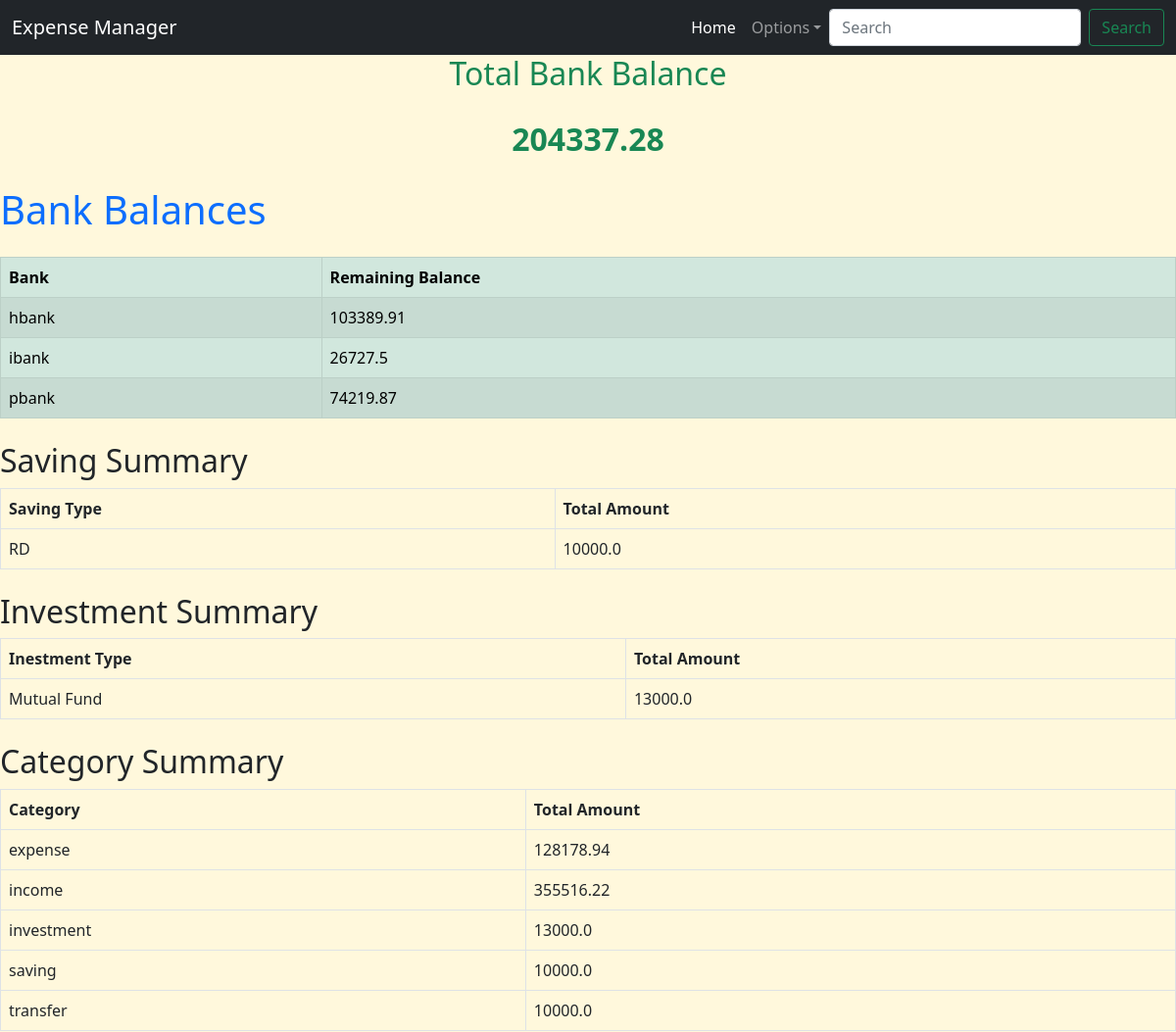
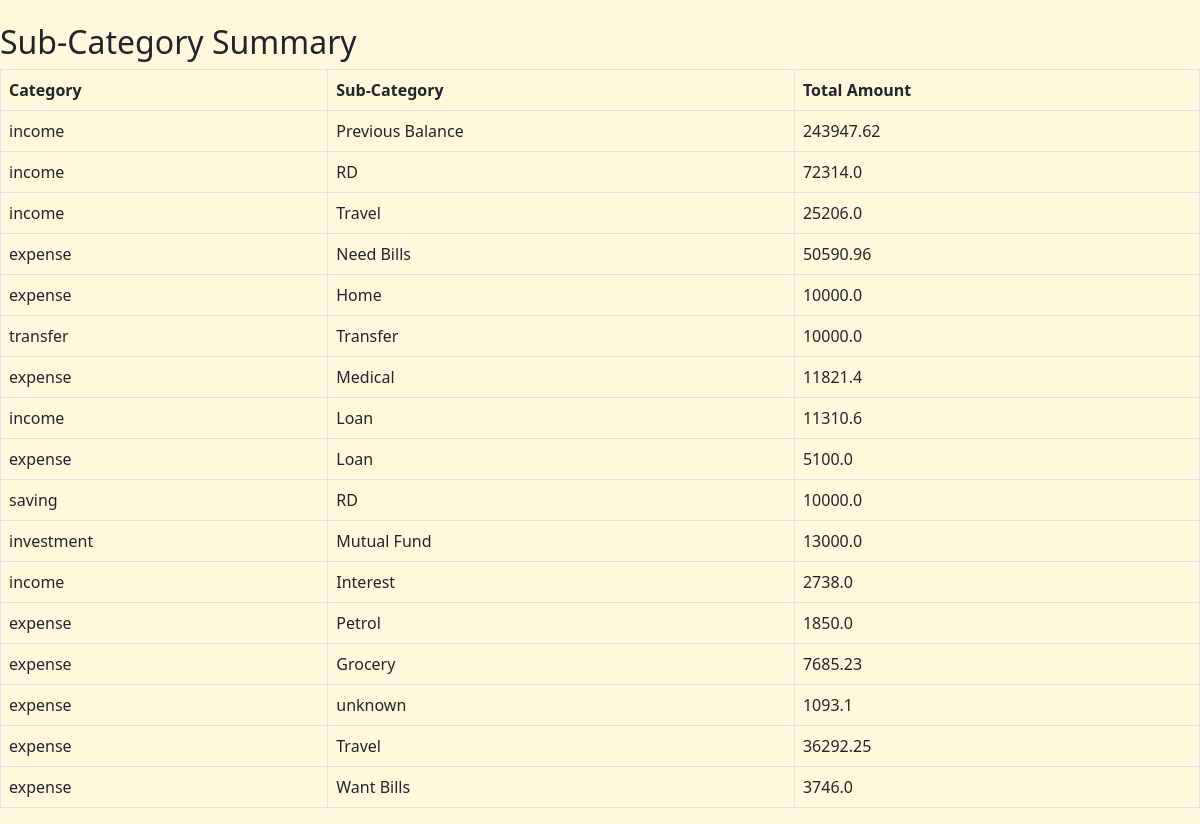
Page /summary on the committed database (2 pictures, top to bottom).
### app.py (models this page shows)
class IncomeExpenseManager(db.Model):
    id = db.Column(db.Integer, primary_key=True)
    date = db.Column(db.Date, nullable=False)
    from_bank = db.Column(db.String(10), nullable=True)
    to_bank = db.Column(db.String(10), nullable=True)
    category = db.Column(db.String(20), nullable=False)
    sub_category = db.Column(db.String(50), nullable=False)
    description = db.Column(db.String(100), nullable=False)
    amount = db.Column(db.Float, nullable=False)

### app.py (the view)
@app.route('/summary')
def category_summary():
    category_summary = db.session.query(IncomeExpenseManager.category, db.func.sum(IncomeExpenseManager.amount).label('total_amount')).group_by(IncomeExpenseManager.category).all()
    sub_category_summary = db.session.query(IncomeExpenseManager.category, IncomeExpenseManager.sub_category, db.func.sum(IncomeExpenseManager.amount).label('total_amount')).group_by(IncomeExpenseManager.category, IncomeExpenseManager.sub_category).order_by(IncomeExpenseManager.amount.label('total_amount').desc()).all()
    from_bank_summary = db.session.query(IncomeExpenseManager.from_bank, db.func.sum(IncomeExpenseManager.amount).label('balance')).filter(IncomeExpenseManager.from_bank.isnot(None)).group_by(IncomeExpenseManager.from_bank).all()
    to_bank_summary = db.session.query(IncomeExpenseManager.to_bank, db.func.sum(IncomeExpenseManager.amount).label('balance')).filter(IncomeExpenseManager.to_bank.isnot(None)).group_by(IncomeExpenseManager.to_bank).all()
    saving_summary = db.session.query(IncomeExpenseManager.sub_category, db.func.sum(IncomeExpenseManager.amount).label('total_amount')).filter(IncomeExpenseManager.category == 'saving').group_by(IncomeExpenseManager.sub_category).all()
    invest_summary = db.session.query(IncomeExpenseManager.sub_category, db.func.sum(IncomeExpenseManager.amount).label('total_amount')).filter(IncomeExpenseManager.category == 'investment').group_by(IncomeExpenseManager.sub_category).all()
    bank_balances = {}
    for bank, balance in from_bank_summary:
        bank_balances[bank] = bank_balances.get(bank, 0) - balance  # removed - above in from_bank_summary and added - here
    for bank, balance in to_bank_summary:
        bank_balances[bank] = bank_balances.get(bank, 0) + balance
    total_bank_balance = sum(bank_balances.values())
    return render_template('category_summary.html', category_summary=category_summary, sub_category_summary=sub_category_summary, bank_balances=bank_balances, saving_summary=saving_summary, invest_summary=invest_summary, total_bank_balance=total_bank_balance)

### templates/category_summary.html
{% extends 'base.html' %}
{% block content %}
<h2 class="mb-4 text-success text-center">Total Bank Balance</h2>
<p class="mb-4 text-success text-center fs-2"><strong>{{ total_bank_balance | round(2) }}</strong></p>
<h1 class="mb-4 text-primary">Bank Balances</h1>
{% if bank_balances %}
<table class="table table-success table-striped table-bordered table-hover">
    <thead>
        <tr>
            <th scope="col">Bank</th>
            <th scope="col">Remaining Balance</th>
        </tr>
    </thead>
    <tbody>
        {% for bank, balance in bank_balances.items() %}
        <tr>
            <td>{{ bank if bank else 'None' }}</td>
            <td>{{ balance | round(2) }}</td>
        </tr>
        {% endfor %}
    </tbody>
</table>
{% else %}
<p>No bank balances available.</p>
{% endif %}
<h2 class="mt-4">Saving Summary</h2>
{% if saving_summary %}
<table class="table table-bordered table-hover">
    <thead>
        <tr>
            <th scope="col">Saving Type</th>
            <th scope="col">Total Amount</th>
        </tr>
    </thead>
    <tbody>
        {% for saving_type, total_amount in saving_summary %}
        <tr>
            <td>{{ saving_type }}</td>
            <td>{{ total_amount | round(2) }}</td>
        </tr>
        {% endfor %}
    </tbody>
</table>
{% else %}
<p>No saving data available.</p>
{% endif %}
<h2 class="mt-4">Investment Summary</h2>
{% if invest_summary %}
<table class="table table-bordered table-hover">
    <thead>
        <tr>
            <th scope="col">Inestment Type</th>
            <th scope="col">Total Amount</th>
        </tr>
    </thead>
    <tbody>
        {% for invest_type, total_amount in invest_summary %}
        <tr>
            <td>{{ invest_type }}</td>
            <td>{{ total_amount | round(2) }}</td>
        </tr>
        {% endfor %}
    </tbody>
</table>
{% else %}
<p>No Invest data available.</p>
{% endif %}
<h2 class="mt-4">Category Summary</h2>
{% if category_summary %}
<table class="table table-bordered table-hover">
    <thead>
        <tr>
            <th scope="col">Category</th>
            <th scope="col">Total Amount</th>
        </tr>
    </thead>
    <tbody>
        {% for category, total_amount in category_summary %}
        <tr>
            <td>{{ category }}</td>
            <td>{{ total_amount | round(2) }}</td>
        </tr>
        {% endfor %}
    </tbody>
</table>
{% else %}
<p>No category data available.</p>
{% endif %}
<h2 class="mt-4">Sub-Category Summary</h2>
{% if sub_category_summary %}
<table class="table table-bordered table-hover">
    <thead>
        <tr>
            <th scope="col">Category</th>
            <th scope="col">Sub-Category</th>
            <th scope="col">Total Amount</th>
        </tr>
    </thead>
    <tbody>
        {% for category, sub_category, total_amount in sub_category_summary %}
        <tr>
            <td>{{ category }}</td>
            <td>{{ sub_category }}</td>
            <td>{{ total_amount | round(2) }}</td>
        </tr>
        {% endfor %}
    </tbody>
</table>
{% else %}
<p>No sub-category data available.</p>
{% endif %}
{% endblock %}

### templates/base.html (shortened to what this page needs)
<!DOCTYPE html>
<html lang="en">
<head>
    <link href="https://cdn.jsdelivr.net/npm/bootstrap@5.0.2/dist/css/bootstrap.min.css" rel="stylesheet">
  </head>
<body>
    <header>
        <nav class="navbar navbar-expand-lg navbar-dark bg-dark">
            <div class="container-fluid">
              <a class="navbar-brand" href="{{url_for('index')}}">Expense Manager</a>
              <div class="collapse navbar-collapse" id="navbarSupportedContent">
                <ul class="navbar-nav ms-auto mb-2 mb-lg-0">
                  <li class="nav-item">
                    <a class="nav-link active" aria-current="page" href="{{url_for('index')}}">Home</a>
                  </li>
                  <li class="nav-item dropdown">
                    <a class="nav-link dropdown-toggle" href="#" role="button" data-bs-toggle="dropdown" aria-expanded="false">Options</a>
                  </li>
                </ul>
                <form class="d-flex" role="search">
                  <input class="form-control me-2" type="search" placeholder="Search" aria-label="Search">
                  <button class="btn btn-outline-success" type="submit">Search</button>
                </form>
              </div>
            </div>
          </nav>
    </header>
    <main>
        {% block content %}{% endblock %}
    </main>
</body>
</html>

### templates/base.html (style rules this page uses)
body { background-color: cornsilk; }

### rows in the picture
IncomeExpenseManager: category "transfer", amount "10000.0", sub_category "Transfer"
IncomeExpenseManager: category "income", sub_category "RD", amount "72314.0"
IncomeExpenseManager: category "income", sub_category "Travel", amount "25206.0"
IncomeExpenseManager: category "expense", sub_category "Home", amount "10000.0"

### other values in the picture
{{ total_bank_balance | round(2) }} "204337.28"
{{ bank if bank else 'None' }} "hbank" "ibank" "pbank"
{{ balance | round(2) }} "103389.91" "26727.5" "74219.87"
{{ saving_type }} "RD"
{{ total_amount | round(2) }} "10000.0"
{{ invest_type }} "Mutual Fund"
{{ total_amount | round(2) }} "13000.0"
{{ category }} "expense" "income" "investment" "saving"
{{ total_amount | round(2) }} "128178.94" "355516.22" "13000.0" "10000.0"
{{ category }} "income" "expense" "expense" "income" "expense" "saving" "investment" "income" "expense" "expense" "expense" "expense" "expense"
{{ sub_category }} "Previous Balance" "Need Bills" "Medical" "Loan" "Loan" "RD" "Mutual Fund" "Interest" "Petrol" "Grocery" "unknown" "Travel" "Want Bills"
{{ total_amount | round(2) }} "243947.62" "50590.96" "11821.4" "11310.6" "5100.0" "10000.0" "13000.0" "2738.0" "1850.0" "7685.23" "1093.1" "36292.25" "3746.0"
